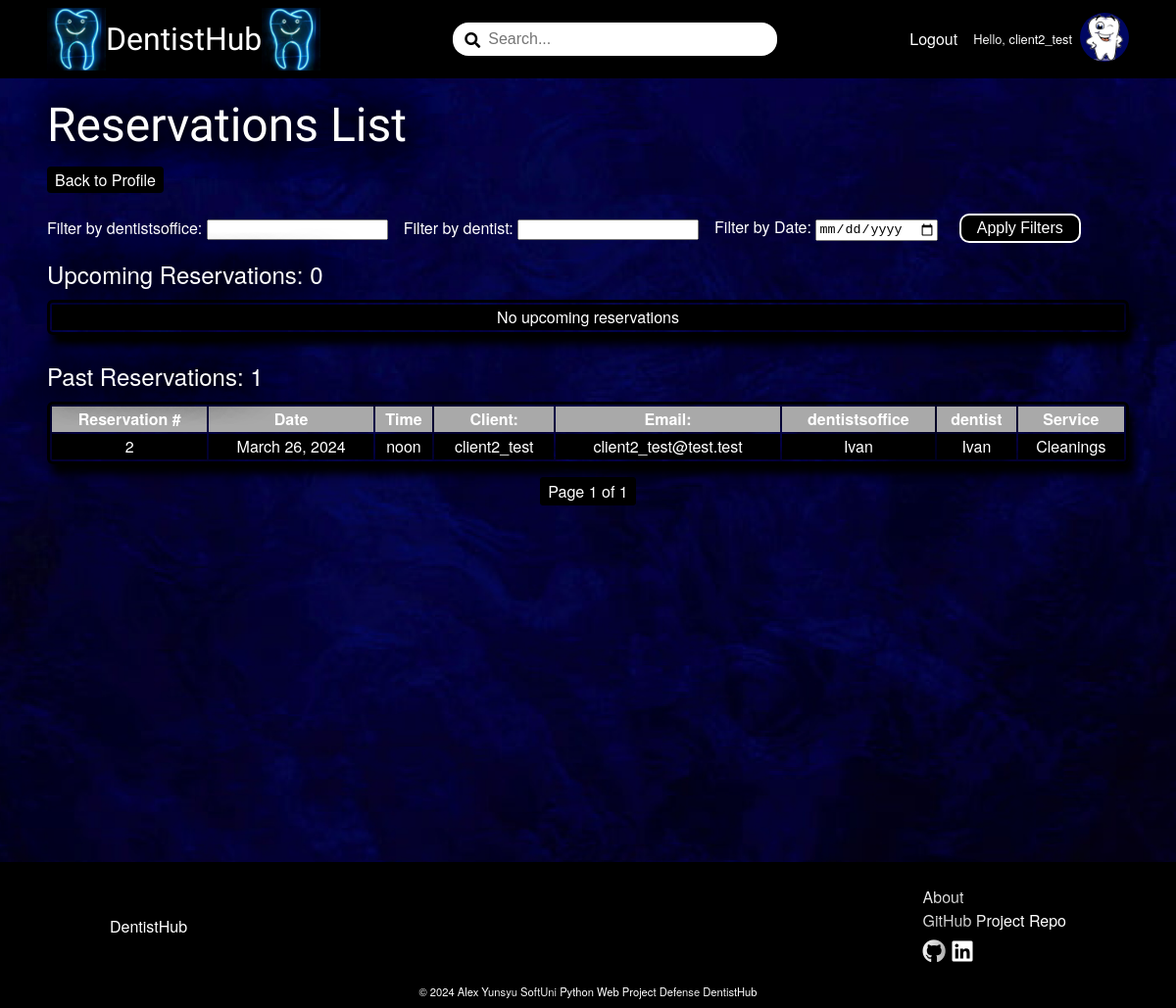
Before: /reservation/reservations-list/9/ (signed in) with the older database file.
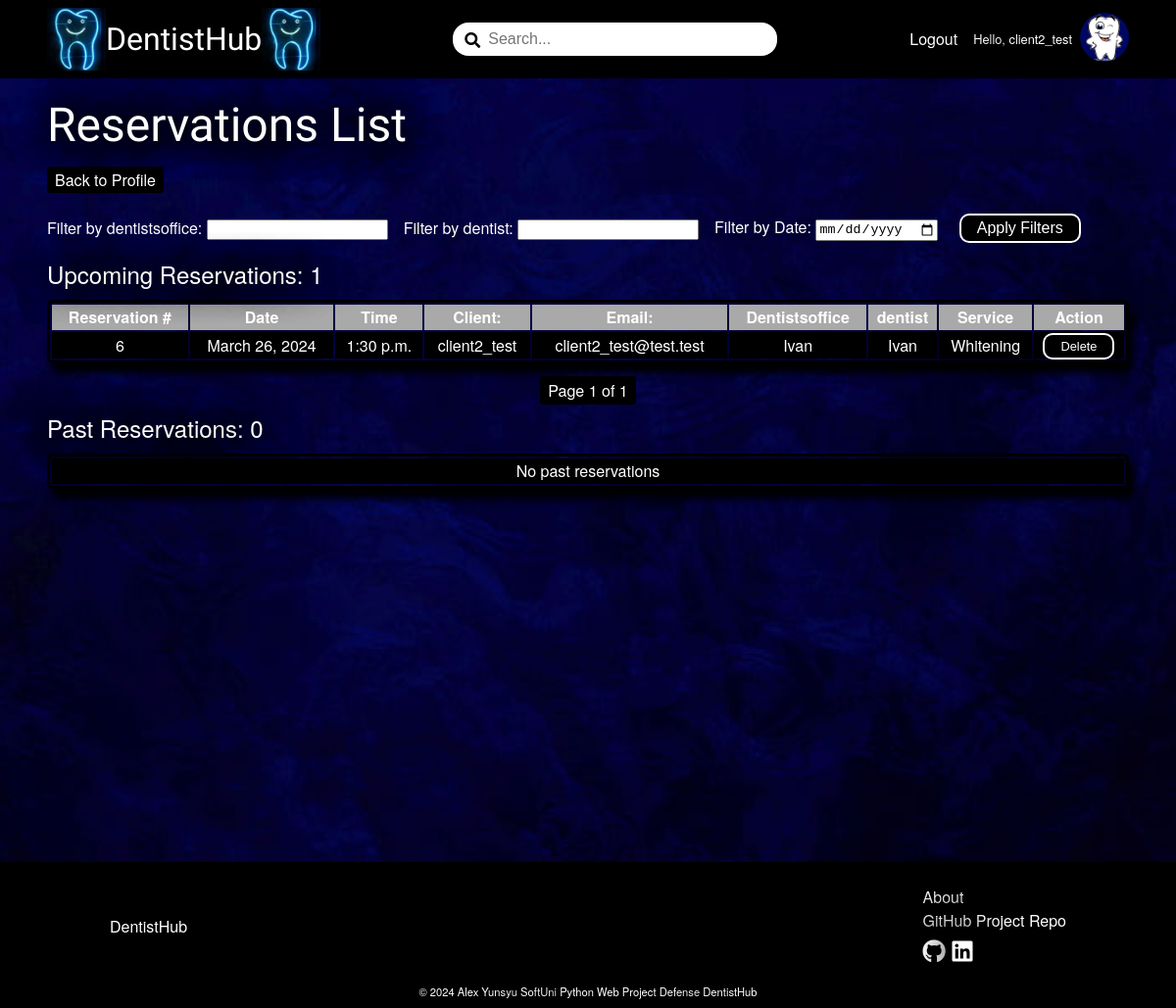
After: the same page with the newer database file.
### DentistBook/account/models.py (models this page shows)
class AppUser(AbstractUser):
    MAX_LENGTH_ROLE = 15
    ROLES = (
        ('Client', 'Client'),
        ('Dentistsoffice', 'Dentist'),
    )
    role = models.CharField(
        max_length=MAX_LENGTH_ROLE,
        choices=ROLES,
        blank=True
    )

### DentistBook/reservation/models.py (models this page shows, shortened)
class Reservation(models.Model):
    TIME_SLOT_CHOICES = []
    for hour in range(0, 24):
        for minute in range(0, 60, 30):
            time_slot = time(hour, minute)
            display_text = time_slot.strftime('%H:%M')
            TIME_SLOT_CHOICES.append((time_slot, display_text))
    user = models.ForeignKey(
        UserModel,
        on_delete=models.CASCADE
    )
    service = models.ForeignKey(
        DentistsofficeService,
        on_delete=models.CASCADE,
    )
    dentistsoffice = models.ForeignKey(
        DentistsofficeProfile,
        on_delete=models.CASCADE
    )
    dentist = models.ForeignKey(
        Dentist,
        on_delete=models.CASCADE
    )
    date = models.DateField(
        null=False,
        blank=False
    )
    time = models.TimeField(
        choices=TIME_SLOT_CHOICES,
        null=False,
        blank=False,
    )

### DentistBook/dentistsoffice/models.py (models this page shows, shortened)
class DentistsofficeProfile(models.Model):
    MIN_LENGTH_NAME = 2
    MAX_LENGTH_NAME = 50
    MIN_LENGTH_ADDRESS = 5
    MAX_LENGTH_ADDRESS = 50
    MIN_LENGTH_CITY = 2
    MAX_LENGTH_CITY = 50
    MAX_DIGITS_GEOLOCATION = 18
    DECIMAL_PLACES_GEOLOCATION = 15
    MIN_VALUE_GEOLOCATION_LATITUDE = -90
    MAX_VALUE_GEOLOCATION_LATITUDE = 90
    MIN_VALUE_GEOLOCATION_LONGITUDE = -180
    MAX_VALUE_GEOLOCATION_LONGITUDE = 180
    MIN_LENGTH_ABOUT = 10
    MAX_LENGTH_ABOUT = 500
    class Meta:
        verbose_name = 'Dentists office Profile'
    name = models.CharField(
        max_length=MAX_LENGTH_NAME,
        validators=(validators.MinLengthValidator(MIN_LENGTH_NAME),),
        null=False,
        blank=False
    )
    address = models.CharField(
        max_length=MAX_LENGTH_ADDRESS,
        validators=(validators.MinLengthValidator(MIN_LENGTH_ADDRESS),),
        null=False,
        blank=False
    )
    city = models.CharField(
        max_length=MAX_LENGTH_CITY,
        validators=(
            validators.MinLengthValidator(MIN_LENGTH_CITY),
            validate_dentistsoffice_city_name,
        ),
        null=False,
        blank=False
    )
    geolocation_latitude = models.DecimalField(
        max_digits=MAX_DIGITS_GEOLOCATION,
        decimal_places=DECIMAL_PLACES_GEOLOCATION,
        validators=(
            validators.MinValueValidator(MIN_VALUE_GEOLOCATION_LATITUDE),
            validators.MaxValueValidator(MAX_VALUE_GEOLOCATION_LATITUDE)
        ),
        null=True,
        blank=True
        )
    geolocation_longitude = models.DecimalField(
        max_digits=MAX_DIGITS_GEOLOCATION,
        decimal_places=DECIMAL_PLACES_GEOLOCATION,
        validators=(
            validators.MinValueValidator(MIN_VALUE_GEOLOCATION_LONGITUDE),
            validators.MaxValueValidator(MAX_VALUE_GEOLOCATION_LONGITUDE)
        ),
        null=True,
        blank=True
        )
    about = models.TextField(
        max_length=MAX_LENGTH_ABOUT,
        validators=(validators.MinLengthValidator(MIN_LENGTH_ABOUT),),
        null=True,
        blank=True
    )
    dentistsoffice_picture = models.ImageField(
        upload_to='dentistsoffice-profile-pictures',
        validators=(validate_dentistsoffice_picture_file_size,),
        null=True,
        blank=True,
    )
    slug = models.SlugField(
        unique=True
    )
    user = models.OneToOneField(
        UserModel,
        on_delete=models.CASCADE,
        primary_key=True
    )
    def __str__(self):
        return self.name

class DentistsofficeService(models.Model):
    MIN_LENGTH_DENTISTSOFFICE_SERVICE = 3
    MAX_LENGTH_DENTISTSOFFICE_SERVICE = 50
    MAX_DIGITS_PRICE = 5
    DECIMAL_PLACES_PRICE = 2
    MIN_VALUE_PRICE = 0.01
    class Meta:
        verbose_name_plural = 'Dentists office Services'
    service_name = models.CharField(
        max_length=MAX_LENGTH_DENTISTSOFFICE_SERVICE,
        validators=(validators.MinLengthValidator(MIN_LENGTH_DENTISTSOFFICE_SERVICE),),
        null=False,
        blank=False
    )
    price = models.DecimalField(
        max_digits=MAX_DIGITS_PRICE,
        decimal_places=DECIMAL_PLACES_PRICE,
        validators=(validators.MinValueValidator(MIN_VALUE_PRICE),),
        null=False,
        blank=False
    )
    category = models.ForeignKey(
        ServiceCategory,
        on_delete=models.CASCADE,
    )
    dentistsoffice = models.ForeignKey(
        DentistsofficeProfile,
        on_delete=models.CASCADE,
    )
    def __str__(self):
        return self.service_name

### DentistBook/dentist/models.py (models this page shows)
class Dentist(models.Model):
    MIN_LENGTH_NAME = 2
    MAX_LENGTH_NAME = 30
    name = models.CharField(
        max_length=MAX_LENGTH_NAME,
        validators=(
            validators.MinLengthValidator(MIN_LENGTH_NAME),
            validate_name
        ),
        null=False,
        blank=False
    )
    about = models.TextField(
        null=False,
        blank=False
    )
    dentist_picture = models.ImageField(
        upload_to='dentist-profile-pictures',
        validators=(validate_dentist_picture_file_size,),
        null=True,
        blank=True,
    )
    dentistsoffice = models.ForeignKey(
        DentistsofficeProfile,
        on_delete=models.CASCADE
    )
    def __str__(self):
        return self.name

### DentistBook/reservation/views.py (the view)
# urls.py: path('reservations-list/<int:pk>/', ReservationsListView.as_view(), name='reservation-list'),
class ReservationsListView(auth_mixins.LoginRequiredMixin, views.ListView):
    model = Reservation
    template_name = 'reservation/reservations-list.html'
    context_object_name = 'reservations'
    paginate_by = 20
    def get_queryset(self):
        user = self.request.user
        if user.is_authenticated:
            if hasattr(user, 'clientprofile'):
                queryset = Reservation.objects.filter(user=user.id)
            elif hasattr(user, 'dentistsofficeprofile'):
                queryset = Reservation.objects.filter(dentistsoffice=user.dentistsofficeprofile)
            else:
                queryset = Reservation.objects.none()
        else:
            queryset = Reservation.objects.none()
        user_filter = self.request.GET.get('user_filter', None)
        if user_filter:
            queryset = queryset.filter(Q(user__username__icontains=user_filter))
        date_filter = self.request.GET.get('date_filter')
        if date_filter:
            queryset = queryset.filter(date=date_filter)
        dentist_filter = self.request.GET.get('dentist_filter')
        if dentist_filter:
            queryset = queryset.filter(Q(dentist__name__icontains=dentist_filter))
        dentistsoffice_filter = self.request.GET.get('dentistsoffice_filter')
        if dentistsoffice_filter:
            queryset = queryset.filter(Q(dentistsoffice__name__icontains=dentistsoffice_filter))
        return queryset
    def get_context_data(self, **kwargs):
        context = super().get_context_data(**kwargs)
        current_datetime = datetime.now()
        past_reservations = self.get_queryset().filter(
            Q(date__lt=current_datetime.date()) |
            Q(date=current_datetime.date(), time__lte=current_datetime.time())
        ).order_by('-date', '-time')
        upcoming_reservations = self.get_queryset().filter(
            Q(date__gt=current_datetime.date()) |
            Q(date=current_datetime.date(), time__gt=current_datetime.time())
        ).order_by('date', 'time')
        paginator_past = Paginator(past_reservations, self.paginate_by)
        page_number_past = self.request.GET.get('page_past')
        past_reservations_page = paginator_past.get_page(page_number_past)
        context['past_reservations'] = past_reservations_page
        paginator_upcoming = Paginator(upcoming_reservations, self.paginate_by)
        page_number_upcoming = self.request.GET.get('page_upcoming')
        upcoming_reservations_page = paginator_upcoming.get_page(page_number_upcoming)
        context['upcoming_reservations'] = upcoming_reservations_page
        return context

### DentistBook/reservation/templates/reservation/reservations-list.html (shortened to what this page needs)
{% extends 'base.html' %}
{% load static %}
{% load custom_filters %}
{% block content %}
    <div class="wall-picture-container">
        <div class="main-container">
        <h1>Reservations List</h1>
        {% if request.user|get_role == 'Client' %}
            <a href="{% url 'client-details' %}" class="link-button">Back to Profile</a>
        {% else %}
            <a href="{% url 'dentistsoffice-details' slug=request.user.dentistsofficeprofile.slug %}" class="link-button">Back to Profile</a>
        {% endif %}
        <form method="GET" class="filter-form">
            <div>
                {% if request.user|get_role == 'Client' %}
                <label for="dentistsoffice_filter">Filter by dentistsoffice:</label>
                <input type="text" name="dentistsoffice_filter" id="dentistsoffice_filter" value="{{ request.GET.dentistsoffice_filter }}">
            {% else %}
                <label for="user_filter">Filter by User:</label>
                <input type="text" name="user_filter" id="user_filter" value="{{ request.GET.user_filter }}">
            {% endif %}
            </div>
            <div>
                <label for="dentist_filter">Filter by dentist:</label>
                <input type="text" name="dentist_filter" id="dentist_filter" class="form-control" value="{{ request.GET.dentist_filter }}">
            </div>
            <div>
                <label for="date_filter">Filter by Date:</label>
                <input type="date" name="date_filter" id="date_filter" value="{{ request.GET.date_filter }}">
            </div>
            <button type="submit">Apply Filters</button>
        </form>
        <h2>Upcoming Reservations: {{ upcoming_reservations.paginator.count }}</h2>
        <table class="reservation-list-table">
            <thead>
                {% if upcoming_reservations %}
                    <tr>
                        <th>Reservation #</th>
                        <th>Date</th>
                        <th>Time</th>
                        <th>Client:</th>
                        <th>Email:</th>
                        <th>Dentistsoffice</th>
                        <th>dentist</th>
                        <th>Service</th>
                        <th>Action</th>
                    </tr>
                {% endif %}
            </thead>
            <tbody>
                {% for reservation in upcoming_reservations %}
                    <tr>
                        <td>{{ reservation.id }}</td>
                        <td>{{ reservation.date }}</td>
                        <td>{{ reservation.time }}</td>
                        <td>{{ reservation.user }}</td>
                        <td>{{ reservation.user.email }}</td>
                        <td><a href="{% url 'dentistsoffice-details' slug=reservation.dentistsoffice.slug %}">{{ reservation.dentistsoffice }}</a></td>
                        <td>{{ reservation.dentist }}</td>
                        <td>{{ reservation.service }}</td>
                        <td>
                            <form action="{% url 'delete-reservation' reservation.id %}" method="POST" id="delete-form-{{ reservation.id }}">
                                <button class="table-button" type="button" onclick="showDeleteConfirmation({{ reservation.id }})">Delete</button>
                            </form>
                        </td>
                    </tr>
                {% empty %}
            <tr>
                <td colspan="6">No upcoming reservations</td>
            </tr>
                {% endfor %}
            </tbody>
        </table>
        {% if upcoming_reservations %}
            <div class="pagination">
                <span class="step-links">
                    <span class="current">
                        Page {{ upcoming_reservations.number }} of {{ upcoming_reservations.paginator.num_pages }}
                    </span>
                </span>
            </div>
        {% endif %}
        <h2>Past Reservations: {{ past_reservations.paginator.count }}</h2>
        <table class="reservation-list-table">
            <thead>
                {% if past_reservations %}
                    <tr>
                        <th>Reservation #</th>
                        <th>Date</th>
                        <th>Time</th>
                        <th>Client:</th>
                        <th>Email:</th>
                        <th>dentistsoffice</th>
                        <th>dentist</th>
                        <th>Service</th>
                    </tr>
                {% endif %}
            </thead>
            <tbody>
                {% for reservation in past_reservations %}
                    <tr>
                        <td>{{ reservation.id }}</td>
                        <td>{{ reservation.date }}</td>
                        <td>{{ reservation.time }}</td>
                        <td>{{ reservation.user }}</td>
                        <td>{{ reservation.user.email }}</td>
                        <td><a href="{% url 'dentistsoffice-details' slug=reservation.dentistsoffice.slug %}">{{ reservation.dentistsoffice }}</a></td>
                        <td>{{ reservation.dentist }}</td>
                        <td>{{ reservation.service }}</td>
                    </tr>
                {% empty %}
                    <tr>
                        <td colspan="5">No past reservations</td>
                    </tr>
                {% endfor %}
            </tbody>
        </table>
        {% if past_reservations %}
        <div class="pagination">
            <span class="step-links">
                <span class="current">
                    Page {{ past_reservations.number }} of {{ past_reservations.paginator.num_pages }}
                </span>
            </span>
        </div>
        {% endif %}
    </div>
        <img src="{% static 'images/website_photos/white-wall.jpg' %}" alt="white-wall" class="white-wall-picture">
    </div>
{% endblock %}

### templates/header.html (shortened to what this page needs)
{% load custom_filters %}
{% load static %}
<div class="home-logo">
    <a href="{% url 'home-page' %}">
        <img src="{% static 'images/dentistsoffice-pole.jpg' %}" alt="dentistsoffice-pole">
        <span>DentistHub</span>
        <img src="{% static 'images/dentistsoffice-pole.jpg' %}" alt="dentistsoffice-pole">
    </a>
</div>
<div class="search-field">
    <span><i class="fas fa-search"></i></span>
    <input type="text" id="search-input" placeholder="Search...">
</div>
<nav class="header-nav-links">
    <ul role="list">
        {% if not request.user.is_authenticated %}
            <li class="nav-item"><a href="{% url 'register-page' %}">Register</a></li>
            <li class="nav-item"><a href="{% url 'login-page' %}">Login</a></li>
        {% else %}
            <li class="nav-item"><a href="{% url 'logout-page' %}">Logout</a></li>
            {% if request.user|get_role == 'Client' %}
                <li class="nav-item nav-profile">
                    <a href="{% url 'client-details' %}">Hello, {{ request.user }}</a>
                    <a href="{% url 'client-details' %}">
                        {% if request.user.clientprofile.profile_picture %}
                            <img src="{{ request.user.clientprofile.profile_picture.url }}" alt="profile-picture-thumbnail" class="profile-picture-thumbnail">
                        {% else %}
                            <img src="{% static 'images/client-default-profile-picture.jpg' %}" alt="default_profile_picture" class="profile-picture-thumbnail">
                        {% endif %}
                    </a>
                </li>
            {% endif %}
        {% endif %}
    </ul>
</nav>

Changed rows visible on the page:
removed Reservation: id "2", date "March 26, 2024", time "noon", user "client2_test", user.email "client2_test@test.test", dentistsoffice "Ivan", dentist "Ivan", service "Cleanings", shown under "Past Reservations: 1"
added Reservation: id "6", date "March 26, 2024", time "1:30 p.m.", user "client2_test", user.email "client2_test@test.test", dentistsoffice "Ivan", dentist "Ivan", service "Whitening", shown under "Upcoming Reservations: 1"
Other visible differences:
{{ upcoming_reservations.paginator.count }}: "0" → "1"
{{ upcoming_reservations.number }}: (not shown) → "1"
{{ upcoming_reservations.paginator.num_pages }}: (not shown) → "1"
{{ past_reservations.paginator.count }}: "1" → "0"
{{ past_reservations.number }}: "1" → (not shown)
{{ past_reservations.paginator.num_pages }}: "1" → (not shown)
text no longer shown: "No upcoming reservations dentistsoffice"
text now shown: "Dentistsoffice Action No past reservations"
